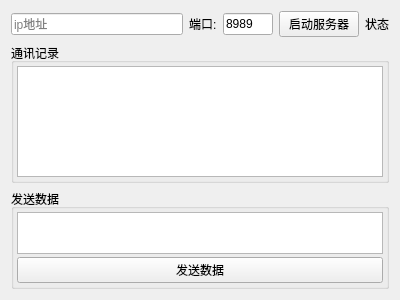
<?xml version="1.0" encoding="UTF-8"?>
<ui version="4.0">
 <class>TcpServer</class>
 <widget class="QWidget" name="TcpServer">
  <property name="geometry">
   <rect>
    <x>0</x>
    <y>0</y>
    <width>400</width>
    <height>300</height>
   </rect>
  </property>
  <property name="windowTitle">
   <string>TcpServer</string>
  </property>
  <layout class="QVBoxLayout" name="verticalLayout_3">
   <item>
    <layout class="QHBoxLayout" name="horizontalLayout">
     <item>
      <widget class="QLineEdit" name="ip_lineEdit">
       <property name="readOnly">
        <bool>true</bool>
       </property>
       <property name="placeholderText">
        <string>ip地址</string>
       </property>
      </widget>
     </item>
     <item>
      <widget class="QLabel" name="label">
       <property name="text">
        <string>端口:</string>
       </property>
      </widget>
     </item>
     <item>
      <widget class="QLineEdit" name="port_lineEdit">
       <property name="maximumSize">
        <size>
         <width>50</width>
         <height>16777215</height>
        </size>
       </property>
       <property name="text">
        <string>8989</string>
       </property>
      </widget>
     </item>
     <item>
      <widget class="QPushButton" name="start_server_pushButton">
       <property name="text">
        <string>启动服务器</string>
       </property>
      </widget>
     </item>
     <item>
      <widget class="QLabel" name="state_label">
       <property name="text">
        <string>状态</string>
       </property>
      </widget>
     </item>
    </layout>
   </item>
   <item>
    <widget class="QGroupBox" name="groupBox">
     <property name="title">
      <string>通讯记录</string>
     </property>
     <layout class="QVBoxLayout" name="verticalLayout">
      <property name="spacing">
       <number>3</number>
      </property>
      <property name="leftMargin">
       <number>3</number>
      </property>
      <property name="topMargin">
       <number>3</number>
      </property>
      <property name="rightMargin">
       <number>3</number>
      </property>
      <property name="bottomMargin">
       <number>3</number>
      </property>
      <item>
       <widget class="QTextEdit" name="msg_textEdit"/>
      </item>
     </layout>
    </widget>
   </item>
   <item>
    <widget class="QGroupBox" name="groupBox_2">
     <property name="maximumSize">
      <size>
       <width>16777215</width>
       <height>100</height>
      </size>
     </property>
     <property name="title">
      <string>发送数据</string>
     </property>
     <layout class="QVBoxLayout" name="verticalLayout_2">
      <property name="spacing">
       <number>3</number>
      </property>
      <property name="leftMargin">
       <number>3</number>
      </property>
      <property name="topMargin">
       <number>3</number>
      </property>
      <property name="rightMargin">
       <number>3</number>
      </property>
      <property name="bottomMargin">
       <number>3</number>
      </property>
      <item>
       <widget class="QTextEdit" name="send_msg_textEdit"/>
      </item>
      <item>
       <widget class="QPushButton" name="send_msg_pushButton">
        <property name="text">
         <string>发送数据</string>
        </property>
       </widget>
      </item>
     </layout>
    </widget>
   </item>
  </layout>
 </widget>
 <resources/>
 <connections/>
</ui>
